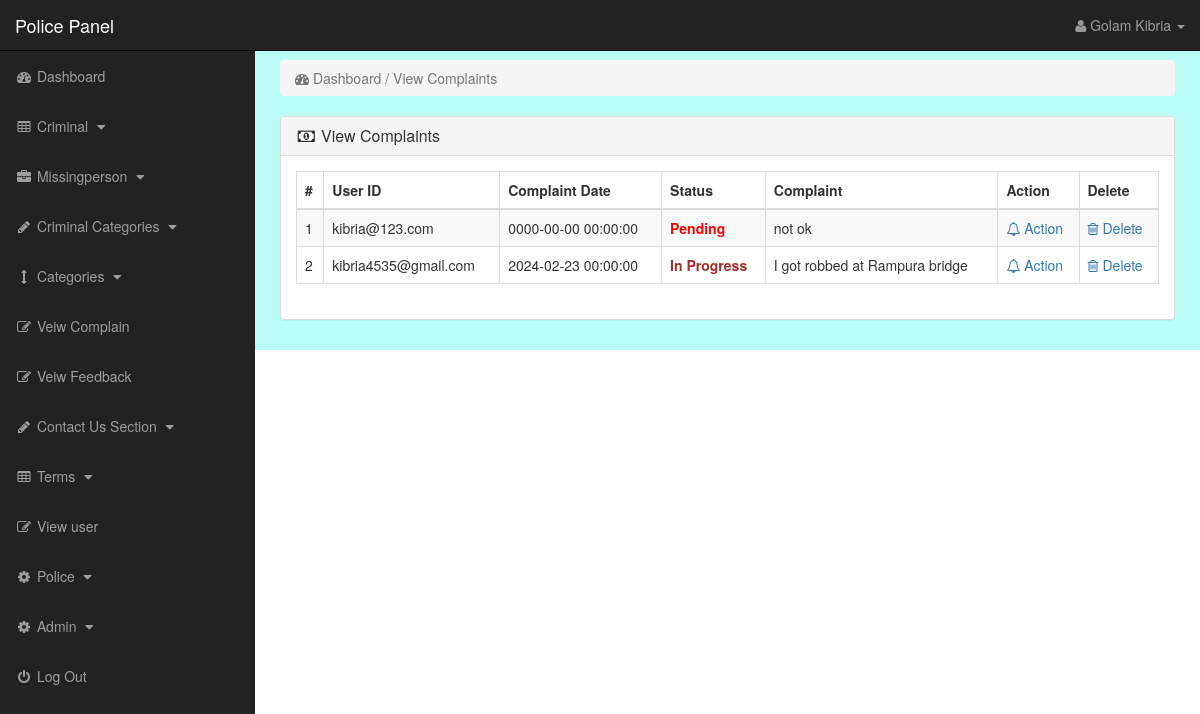
The app's page /police/index.php?view_comp (signed in) with its own data.
### tables this page shows
CREATE TABLE `police` (
  `police_id` int(10) NOT NULL,
  `police_name` varchar(255) NOT NULL,
  `police_station` varchar(255) NOT NULL,
  `police_email` varchar(255) NOT NULL,
  `police_pass` varchar(255) NOT NULL,
  `police_image` text NOT NULL,
  `police_contact` varchar(255) NOT NULL,
  `police_country` text NOT NULL,
  `police_job` varchar(255) NOT NULL,
  `police_about` text NOT NULL
);

CREATE TABLE `user_comp` (
  `comp_id` int(11) NOT NULL,
  `user_id` int(11) NOT NULL,
  `comp_date` datetime NOT NULL,
  `comp_status` varchar(50) NOT NULL,
  `complaint` text NOT NULL
);

CREATE TABLE `user` (
  `user_id` int(10) NOT NULL,
  `user_name` varchar(255) NOT NULL,
  `user_email` varchar(255) NOT NULL,
  `user_pass` varchar(255) NOT NULL,
  `user_country` text NOT NULL,
  `user_city` text NOT NULL,
  `user_contact` varchar(255) NOT NULL,
  `user_address` text NOT NULL,
  `user_image` text NOT NULL,
  `user_ip` varchar(255) NOT NULL,
  `user_confirm_code` text NOT NULL
);

### police/view_comp.php (the view, shortened to what this page needs)
<?php
if(!isset($_SESSION['police_email'])){
    echo "<script>window.open('login.php','_self')</script>";
} else {
?>
<div class="row">
    <div class="col-lg-12">
        <ol class="breadcrumb">
            <li class="active">
                <i class="fa fa-dashboard"></i> Dashboard / View Complaints
            </li>
        </ol>
    </div>
</div>
<div class="row">
    <div class="col-lg-12">
        <div class="panel panel-default">
            <div class="panel-heading">
                <h3 class="panel-title">
                    <i class="fa fa-money fa-fw"></i> View Complaints
                </h3>
            </div>
            <div class="panel-body">
                <div class="table-responsive">
                    <table class="table table-bordered table-hover table-striped">
                        <thead>
                            <tr>
                                <th>#</th>
                                <th>User ID</th>
                                <th>Complaint Date</th>
                                <th>Status</th>
                                <th>Complaint</th>
                                <th>Action</th>
                                <th>Delete</th>
                            </tr>
                        </thead>
                        <tbody>
                        <?php
                        $i = 0;
                        $get_comp = "SELECT * FROM user_comp";
                        $run_comp = mysqli_query($con, $get_comp);
                        while ($row_comp = mysqli_fetch_array($run_comp)) {
                            $comp_id = $row_comp['comp_id'];
                            $user_id = $row_comp['user_id'];
                            $comp_date = $row_comp['comp_date'];
                            $comp_status = $row_comp['comp_status'];
                            $complaint = $row_comp['complaint'];
                            $i++;
                        ?>
                        <tr>
                            <td><?php echo $i; ?></td>
                            <td>
                                <?php
                                $get_user = "SELECT user_email FROM user WHERE user_id='$user_id'";
                                $run_user = mysqli_query($con, $get_user);
                                $row_user = mysqli_fetch_array($run_user);
                                $user_email = $row_user['user_email'];
                                echo $user_email;
                                ?>
                            </td>
                            <td><?php echo $comp_date; ?></td>
                            <td>
                            <?php
                                  if ($comp_status == 'Pending') {
                                    $comp_status = "<b style='color:red;'>Pending</b>";
                                } else if($comp_status == 'In Progress') {
                                    $comp_status = "<b style='color:brown;'>In Progress</b>";
                                }
                                echo $comp_status;
                                ?>
                            </td>
                            <td><?php echo $complaint; ?></td>
                            <td>
                                <a href="index.php?edit_complaint=<?php echo $comp_id; ?>">
                                    <i class="fa fa-bell-o"></i> Action
                                </a>
                            </td>
                            <td>
                                <a href="index.php?comp_delete=<?php echo $comp_id; ?>">
                                    <i class="fa fa-trash-o"></i> Delete
                                </a>
                            </td>
                        </tr>
                        <?php } ?>
                        </tbody>
                    </table>
                </div>
            </div>
        </div>
    </div>
</div>
<?php } ?>

### police/includes/sidebar.php (shortened to what this page needs)
<?php
if (!isset($_SESSION['police_email'])) {
    echo "<script>window.open('login.php','_self')</script>";
} else {
?>
    <nav class="navbar navbar-inverse navbar-fixed-top">
        <div class="navbar-header">
            <a class="navbar-brand" href="index.php?dashboard">Police Panel</a>
        </div>
        <ul class="nav navbar-right top-nav">
            <li class="dropdown">
                <a href="#" class="dropdown-toggle" data-toggle="dropdown">
                    <i class="fa fa-user"></i>
                    <?php echo $police_name; ?> <b class="caret"></b>
                </a>
            </li>
        </ul>
        <div class="collapse navbar-collapse navbar-ex1-collapse">
            <ul class="nav navbar-nav side-nav">
                <li>
                    <a href="index.php?dashboard">
                        <i class="fa fa-fw fa-dashboard"></i> Dashboard
                    </a>
                </li>
                <li>
                    <a href="#" data-toggle="collapse" data-target="#criminal">
                        <i class="fa fa-fw fa-table"></i> Criminal
                        <i class="fa fa-fw fa-caret-down"></i>
                    </a>
                </li>
                <li>
                    <a href="#" data-toggle="collapse" data-target="#missingperson">
                        <i class="fa fa-fw fa-briefcase"></i> Missingperson
                        <i class="fa fa-fw fa-caret-down"></i>
                    </a>
                </li>
                <li>
                    <a href="#" data-toggle="collapse" data-target="#c_cat">
                        <i class="fa fa-fw fa-pencil"></i> Criminal Categories
                        <i class="fa fa-fw fa-caret-down"></i>
                    </a>
                </li>
                <li>
                    <a href="#" data-toggle="collapse" data-target="#cat">
                        <i class="fa fa-fw fa-arrows-v"></i> Categories
                        <i class="fa fa-fw fa-caret-down"></i>
                    </a>
                </li>
                <li>
<a href="index.php?view_comp">
    <i class="fa fa-fw fa-edit"></i> Veiw Complain
</a>
</li>
<li>
<a href="index.php?view_feed">
    <i class="fa fa-fw fa-edit"></i> Veiw Feedback
</a>
</li>
                <li>
                    <a href="#" data-toggle="collapse" data-target="#contact_us">
                        <i class="fa fa-fw fa-pencil"> </i> Contact Us Section
                        <i class="fa fa-fw fa-caret-down"></i>
                    </a>
                </li>
                <li>
                    <a href="#" data-toggle="collapse" data-target="#terms">
                        <i class="fa fa-fw fa-table"></i> Terms
                        <i class="fa fa-fw fa-caret-down"></i>
                    </a>
                </li>
                <li>
                    <a href="index.php?view_user">
                        <i class="fa fa-fw fa-edit"></i> View user
                    </a>
                </li>
                <li>
                    <a href="#" data-toggle="collapse" data-target="#police">
                        <i class="fa fa-fw fa-gear"></i> Police
                        <i class="fa fa-fw fa-caret-down"></i>
                    </a>
                </li>
                <li>
                    <a href="#" data-toggle="collapse" data-target="#admin">
                        <i class="fa fa-fw fa-gear"></i> Admin
                        <i class="fa fa-fw fa-caret-down"></i>
                    </a>
                </li>
                <li>
                    <a href="logout.php">
                        <i class="fa fa-fw fa-power-off"></i> Log Out
                    </a>
                </li>
            </ul>
        </div>
    </nav>
<?php } ?>

### police/css/style.css (style rules this page uses)
body { margin-top:100px; }
@media (min-width: 768px) { body { margin-top:50px; } }
.top-nav { padding:0 15px; }
.top-nav>li { display:inline-block; float:left; }
.top-nav>li>a { padding-top:15px; padding-bottom:15px; line-height:20px; color:#999; }
@media (min-width: 768px) { .side-nav { position:fixed; top:51px; width:255px; border-radius:0; overflow-y:auto; background-color: #222; bottom:0; overflow-x:hidden; padding-bottom:40px; } }
@media (min-width: 768px) { .side-nav>li>a { width:255px; } }
.panel-body { border-radius:5px; }

### records on screen
police: police_name "Golam Kibria"
user_comp: user.user_email "kibria@123.com", comp_date "0000-00-00 00:00:00", comp_status "Pending", complaint "not ok"
user_comp: user.user_email "kibria4535@gmail.com", comp_date "2024-02-23 00:00:00", comp_status "In Progress", complaint "I got robbed at Rampura bridge"
